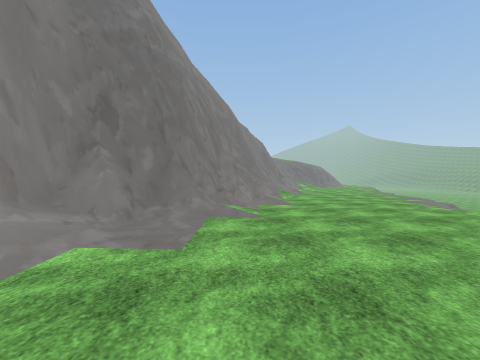
View 1 (above)

16 first-person views from a walk through a 3-D level made in the Unity game engine. The camera is 1.3 m above the floor, looks level and sees 90° across. The floor is counted in squares, 2 m on a side. Each view is taken from the middle of a square. On the plan, view 1 faces up. The plan holds only what a view shows up to about 9 squares ahead; the rest is blank. The place goes on beyond the plan. Some surface patterns are stand-ins.

View 2
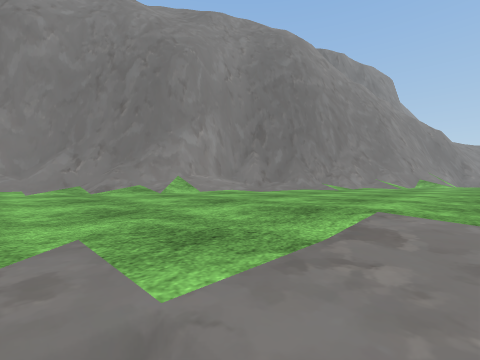

View 3
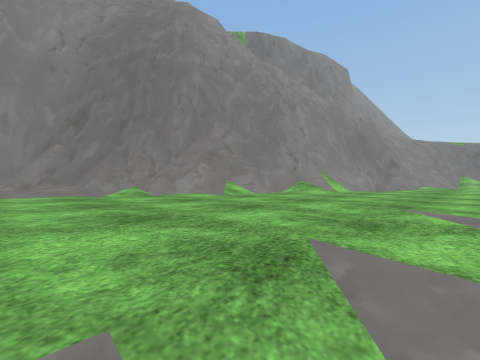

View 4
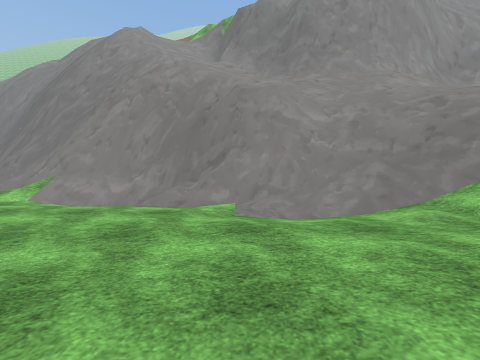

View 5
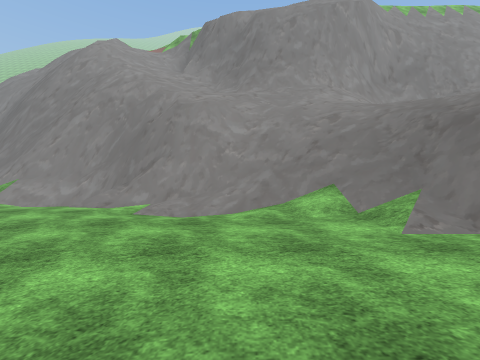

View 6
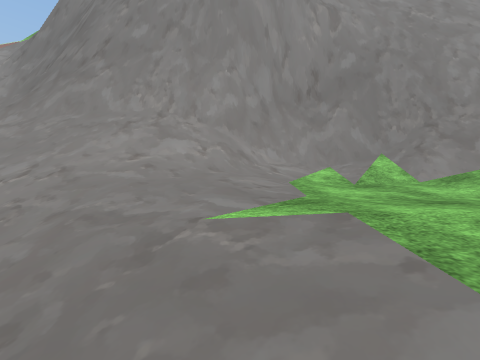

View 7
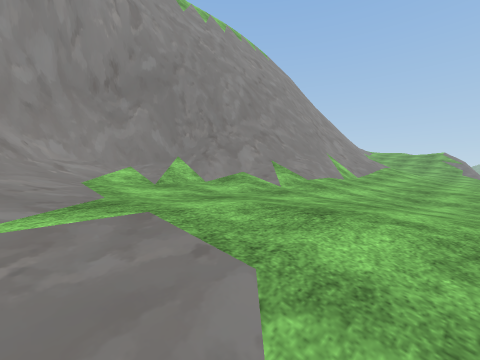

View 8
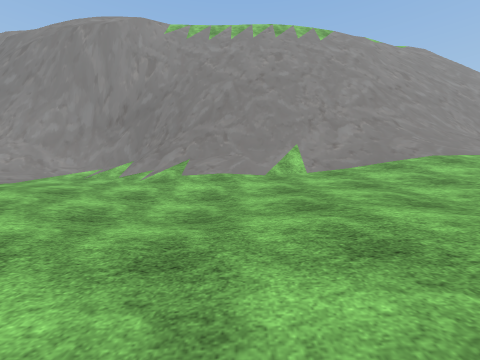

View 9
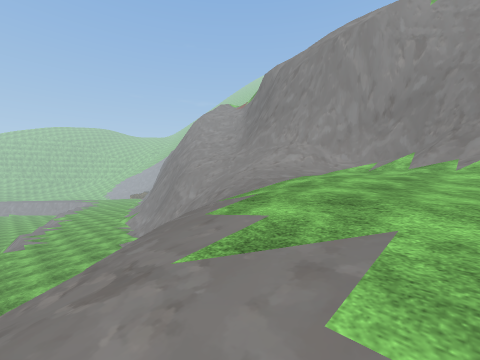

View 10
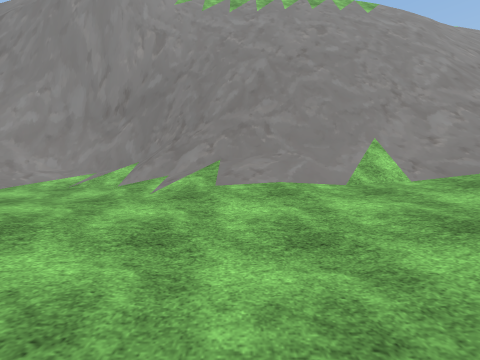

View 11
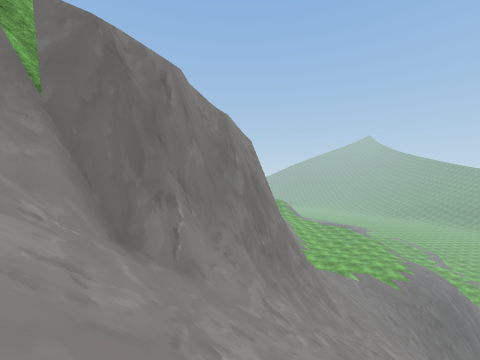

View 12
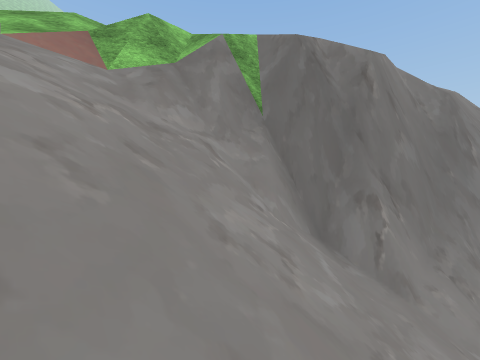

View 13
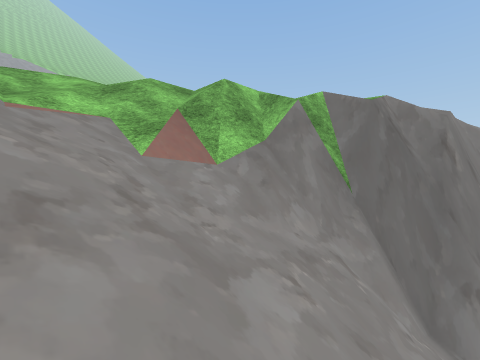

View 14
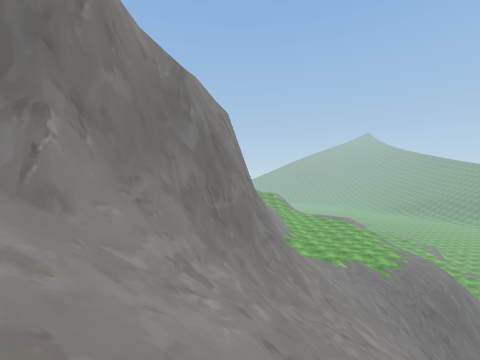

View 15
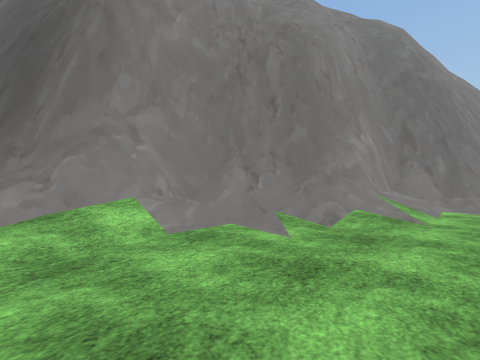

View 16
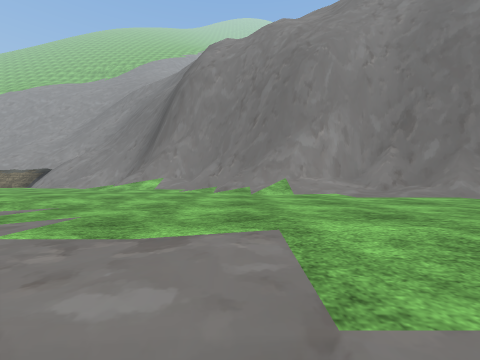

### Floor plan
Key: @ floor where view 1 was taken; # wall or solid block; x gap in a wall; . main floor; : floor 4 m higher than the main floor; + floor 4.75 m higher than the main floor; * floor 5.5 m higher than the main floor; % floor 6.5 m higher than the main floor; & floor 20.75 m higher than the main floor; / step, stairs or slope; = window, fence, low wall or low ledge; v drop or lower ground.
Columns run from 10 left of view 1 to 9 right of it. Each row starts with its distance up from view 1.
 36       v  #
 35       vv #/
 34       vv #//
 33       vv ##//%*
 32       vv  #//%*
 31       vv  #//%*
 30       vv  #/%**+
 29       vv  #/%**++
 28       vv  #/%*++++
 27       vv  #/**+++
 26       vv ##/**++++:
 25       vv #=/***+++:
 24        v #/%***++//
 23        /v#/%**++//
 22         v#/%**//
 21        v #//////#v
 20        v #/////##
 19       /v #///////..
 18       /v##///#//...
 17      /v###//##/.....
 16      /v##///##/....
 15      v##////##.....
 14    &v##////v#......
 13   &#x#////#v#....
 12   ///////####...
 11  /////// v #/...
 10  //////  v #/...
  9        vv ##/....
  8        v  ##.....
  7       vv ##...../
  6      vv  ##.....
  5      vv ##......
  4     /vv##/......
  3     vv #/....../
  2     vv #/.....
  1    vv ##/.....
  0    vv##/..@.../
 -1    v ##.......
 -2    v #/....../
 -3  vvv##/.....
 -4 vv  #/.....

Positions as (right, up) in squares from view 1, and headings:
1: (0, 0), facing up
2: (3, -2), facing up-left
3: (5, 3), facing up-left
4: (8, 15), facing left
5: (9, 17), facing left
6: (4, 22), facing left
7: (4, 22), facing up-left
8: (7, 28), facing left
9: (8, 26), facing down-left
10: (5, 27), facing left
11: (-3, 11), facing up
12: (-3, 11), facing up-left
13: (-4, 10), facing up-left
14: (-2, 12), facing up
15: (-1, -4), facing up-left
16: (4, 0), facing left
